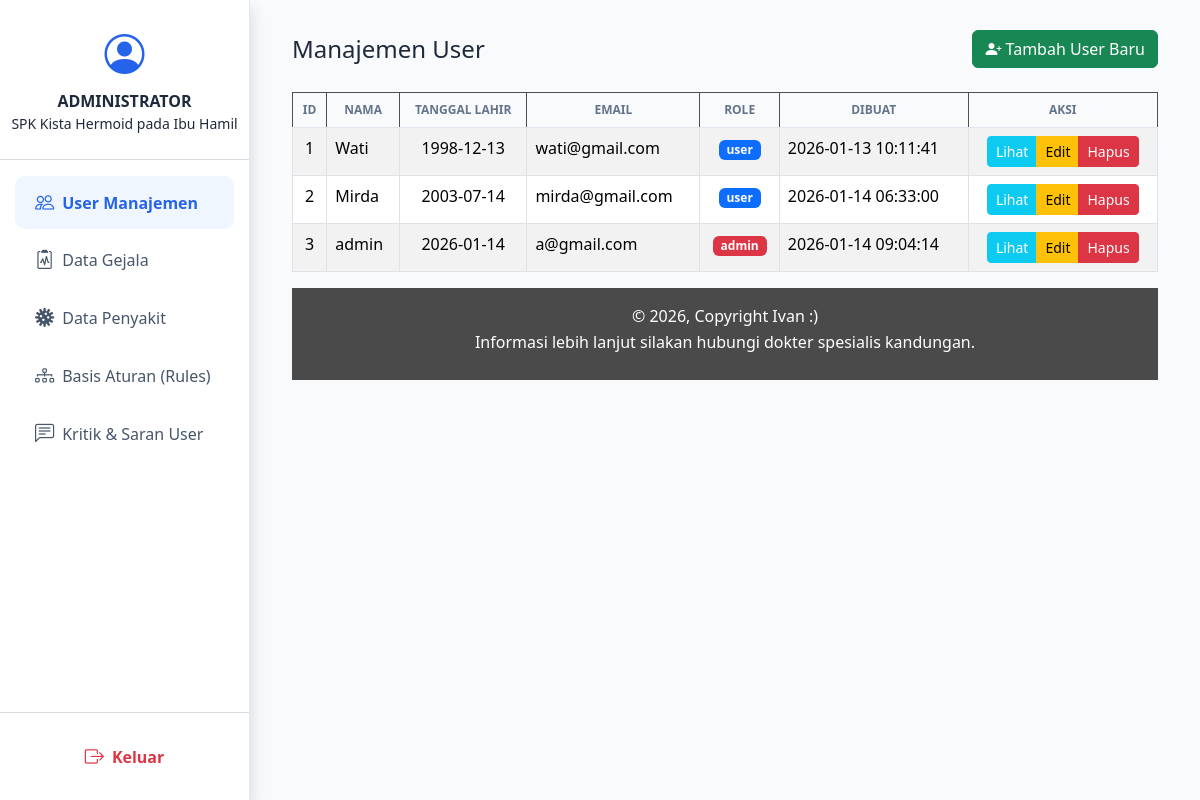
Page /dashboard.php (signed in) on the committed database.
### tables this page shows
CREATE TABLE `users` (
  `id_user` int(11) NOT NULL,
  `nama` varchar(100) DEFAULT NULL,
  `tanggal_lahir` date DEFAULT NULL,
  `email` varchar(100) DEFAULT NULL,
  `password` varchar(255) DEFAULT NULL,
  `role` enum('admin','user') DEFAULT 'user',
  `created_at` timestamp NOT NULL DEFAULT current_timestamp()
);

### dashboard.php (the view, shortened to what this page needs)
<?php
include "../config/database.php";
include "layout/header.php";
$query = mysqli_query($conn, "SELECT * FROM users ORDER BY id_user ASC");
?>
<div class="d-flex justify-content-between align-items-center mb-4">
    <h4 class="mb-0">Manajemen User</h4>
    <a href="tambah_user.php" class="btn btn-success">
        <i class="bi bi-person-plus-fill"></i> Tambah User Baru
    </a>
</div>
<div class="table-responsive">
    <table class="table table-bordered table-striped bg-white">
        <thead class="table-dark text-center">
            <tr>
                <th>ID</th>
                <th>Nama</th>
                <th>Tanggal Lahir</th>
                <th>Email</th>
                <th>Role</th>
                <th>Dibuat</th>
                <th>Aksi</th>
            </tr>
        </thead>
        <tbody>
        <?php while ($row = mysqli_fetch_assoc($query)) : ?>
            <tr>
                <td class="text-center"><?= $row['id_user'] ?></td>
                <td><?= $row['nama'] ?></td>
                <td class="text-center"><?= $row['tanggal_lahir'] ?></td>
                <td><?= $row['email'] ?></td>
                <td class="text-center">
                    <span class="badge <?= $row['role'] == 'admin' ? 'bg-danger' : 'bg-primary' ?>">
                        <?= $row['role'] ?>
                    </span>
                </td>
                <td><?= $row['created_at'] ?></td>
                <td class="text-center">
                    <div class="btn-group">
                        <a href="view_user.php?id=<?= $row['id_user'] ?>" class="btn btn-info btn-sm text-white">Lihat</a>
                        <a href="edit_profil.php?id=<?= $row['id_user'] ?>" class="btn btn-warning btn-sm">Edit</a>
                        <a href="hapus_riwayat.php?id=<?= $row['id_user'] ?>"
                           class="btn btn-danger btn-sm"
                           onclick="return confirm('Hapus user ini?')">Hapus</a>
                    </div>
                </td>
            </tr>
        <?php endwhile; ?>
        </tbody>
    </table>
</div>
<?php include "layout/footer.php"; ?>

### admin.css (style rules this page uses)
:root { --primary-color: #2563eb; --sidebar-bg: #ffffff; --sidebar-text: #475569; --active-bg: #eff6ff; --body-bg: #f8fafc; --border-color: #e2e8f0; --shadow-sm: 0 1px 3px rgba(0, 0, 0, 0.1); }
body { background-color: var(--body-bg); font-family: 'Segoe UI', Tahoma, Geneva, Verdana, sans-serif; color: #1e293b; }
.table thead th { background-color: #f8fafc; color: #64748b; font-weight: 600; text-transform: uppercase; font-size: 0.75rem; border-bottom: 1px solid var(--border-color); }

### rows in the picture
users: id_user "1", nama "Wati", tanggal_lahir "1998-12-13", email "wati@gmail.com", role "user", created_at "2026-01-13 10:11:41"
users: id_user "2", nama "Mirda", tanggal_lahir "2003-07-14", email "mirda@gmail.com", role "user", created_at "2026-01-14 06:33:00"
users: id_user "3", nama "admin", tanggal_lahir "2026-01-14", email "a@gmail.com", role "admin", created_at "2026-01-14 09:04:14"
